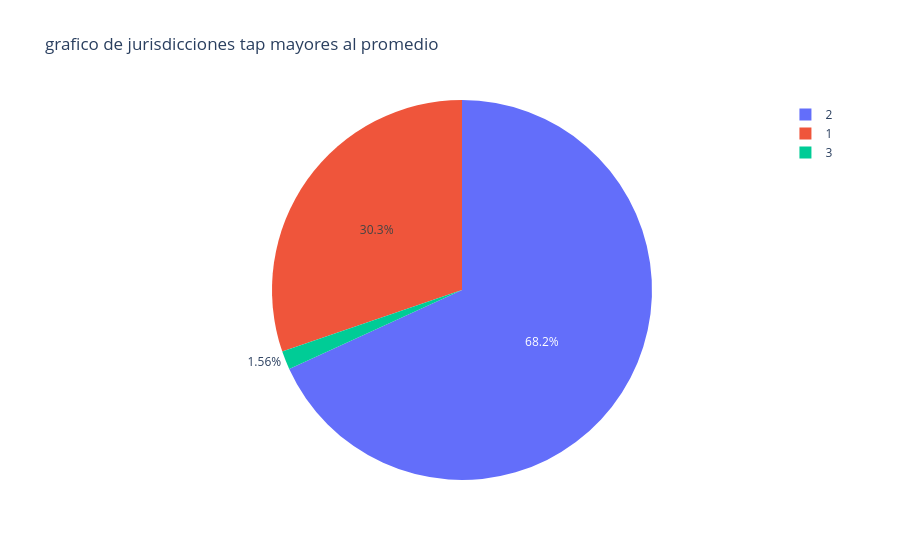

Notebook code for this chart:
### Markdown cell above
Respuesta:

### Code cell
filtr2 = area[area["lng"] > -63]
filtr3 = filtr2["tap"]
pig = px.pie(
    data_frame = filtr3, values = filtr3.index, names = filtr3.values, title = "grafico de jurisdicciones tap mayores al promedio")
pig.show()

### Figure 1 — Plotly figure (JSON) as saved in the notebook; plotly's stock layout.template omitted (floating-point values rounded to 4 significant figures; data arrays with more than 128 entries replaced by an {"elided": "..."} marker saying what was removed)
{"data": [{"domain": {"x": [0, 1], "y": [0, 1]}, "hovertemplate": "label=%{label}<br>value=%{value}<extra></extra>", "labels": {"elided": "169 int values"}, "legendgroup": "", "name": "", "showlegend": true, "type": "pie", "values": {"elided": "169 int values"}}], "layout": {"legend": {"tracegroupgap": 0}, "title": {"text": "grafico de jurisdicciones tap mayores al promedio"}}}
